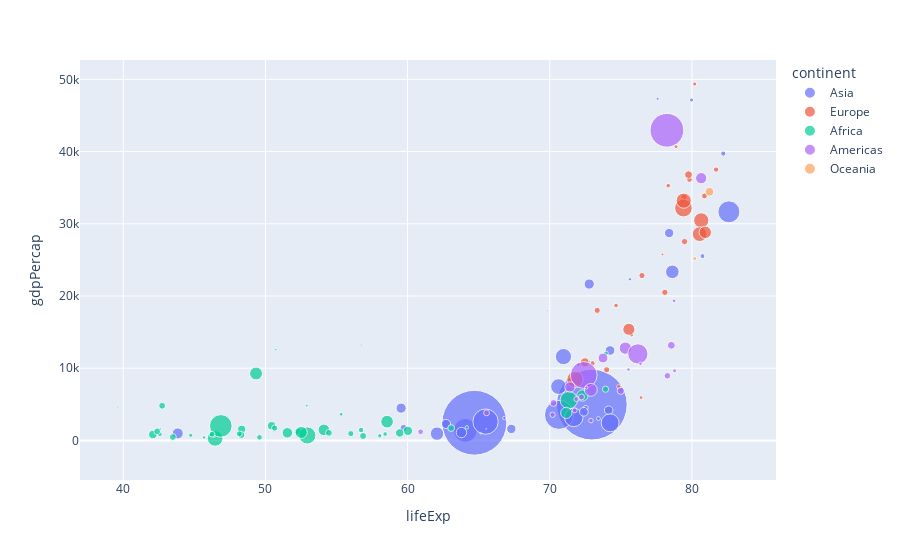

Here is the notebook cell this chart was saved with:
### Code cell
# plot life exp and gdp scatter plot -> continent as color -> pop as size -> hover name -> range_x/range_y -> log_x/log_y
px.scatter(temp_df, x='lifeExp', y='gdpPercap',color='continent',size='pop',size_max=50, hover_name='country')

### Figure 1 — Plotly figure (JSON) as saved in the notebook; plotly's stock layout.template omitted (floating-point values rounded to 4 significant figures)
{"data": [{"hovertemplate": "<b>%{hovertext}</b><br><br>continent=Asia<br>lifeExp=%{x}<br>gdpPercap=%{y}<br>pop=%{marker.size}<extra></extra>", "hovertext": ["Afghanistan", "Bahrain", "Bangladesh", "Cambodia", "China", "Hong Kong, China", "India", "Indonesia", "Iran", "Iraq", "Israel", "Japan", "Jordan", "Korea, Dem. Rep.", "Korea, Rep.", "Kuwait", "Lebanon", "Malaysia", "Mongolia", "Myanmar", "Nepal", "Oman", "Pakistan", "Philippines", "Saudi Arabia", "Singapore", "Sri Lanka", "Syria", "Taiwan", "Thailand", "Vietnam", "West Bank and Gaza", "Yemen, Rep."], "legendgroup": "Asia", "marker": {"color": "#636efa", "size": [31889923, 708573, 150448339, 14131858, 1318683096, 6980412, 1110396331, 223547000, 69453570, 27499638, 6426679, 127467972, 6053193, 23301725, 49044790, 2505559, 3921278, 24821286, 2874127, 47761980, 28901790, 3204897, 169270617, 91077287, 27601038, 4553009, 20378239, 19314747, 23174294, 65068149, 85262356, 4018332, 22211743], "sizemode": "area", "sizeref": 527500.0, "symbol": "circle"}, "mode": "markers", "name": "Asia", "orientation": "v", "showlegend": true, "type": "scatter", "x": [43.83, 75.64, 64.06, 59.72, 72.96, 82.21, 64.7, 70.65, 70.96, 59.55, 80.75, 82.6, 72.53, 67.3, 78.62, 77.59, 71.99, 74.24, 66.8, 62.07, 63.78, 75.64, 65.48, 71.69, 72.78, 79.97, 72.4, 74.14, 78.4, 70.62, 74.25, 73.42, 62.7], "xaxis": "x", "y": [974.6, 29800.0, 1391.0, 1714.0, 4959.0, 39720.0, 2452.0, 3541.0, 11610.0, 4471.0, 25520.0, 31660.0, 4519.0, 1593.0, 23350.0, 47310.0, 10460.0, 12450.0, 3096.0, 944, 1091.0, 22320.0, 2606.0, 3190.0, 21650.0, 47140.0, 3970.0, 4185.0, 28720.0, 7458.0, 2442.0, 3025.0, 2281.0], "yaxis": "y"}, {"hovertemplate": "<b>%{hovertext}</b><br><br>continent=Europe<br>lifeExp=%{x}<br>gdpPercap=%{y}<br>pop=%{marker.size}<extra></extra>", "hovertext": ["Albania", "Austria", "Belgium", "Bosnia and Herzegovina", "Bulgaria", "Croatia", "Czech Republic", "Denmark", "Finland", "France", "Germany", "Greece", "Hungary", "Iceland", "Ireland", "Italy", "Montenegro", "Netherlands", "Norway", "Poland", "Portugal", "Romania", "Serbia", "Slovak Republic", "Slovenia", "Spain", "Sweden", "Switzerland", "Turkey", "United Kingdom"], "legendgroup": "Europe", "marker": {"color": "#EF553B", "size": [3600523, 8199783, 10392226, 4552198, 7322858, 4493312, 10228744, 5468120, 5238460, 61083916, 82400996, 10706290, 9956108, 301931, 4109086, 58147733, 684736, 16570613, 4627926, 38518241, 10642836, 22276056, 10150265, 5447502, 2009245, 40448191, 9031088, 7554661, 71158647, 60776238], "sizemode": "area", "sizeref": 527500.0, "symbol": "circle"}, "mode": "markers", "name": "Europe", "orientation": "v", "showlegend": true, "type": "scatter", "x": [76.42, 79.83, 79.44, 74.85, 73.0, 75.75, 76.49, 78.33, 79.31, 80.66, 79.41, 79.48, 73.34, 81.76, 78.89, 80.55, 74.54, 79.76, 80.2, 75.56, 78.1, 72.48, 74.0, 74.66, 77.93, 80.94, 80.88, 81.7, 71.78, 79.42], "xaxis": "x", "y": [5937.0, 36130.0, 33690.0, 7446.0, 10680.0, 14620.0, 22830.0, 35280.0, 33210.0, 30470.0, 32170.0, 27540.0, 18010.0, 36180.0, 40680.0, 28570.0, 9254.0, 36800.0, 49360.0, 15390.0, 20510.0, 10810.0, 9787.0, 18680.0, 25770.0, 28820.0, 33860.0, 37510.0, 8458.0, 33200.0], "yaxis": "y"}, {"hovertemplate": "<b>%{hovertext}</b><br><br>continent=Africa<br>lifeExp=%{x}<br>gdpPercap=%{y}<br>pop=%{marker.size}<extra></extra>", "hovertext": ["Algeria", "Angola", "Benin", "Botswana", "Burkina Faso", "Burundi", "Cameroon", "Central African Republic", "Chad", "Comoros", "Congo, Dem. Rep.", "Congo, Rep.", "Cote d'Ivoire", "Djibouti", "Egypt", "Equatorial Guinea", "Eritrea", "Ethiopia", "Gabon", "Gambia", "Ghana", "Guinea", "Guinea-Bissau", "Kenya", "Lesotho", "Liberia", "Libya", "Madagascar", "Malawi", "Mali", "Mauritania", "Mauritius", "Morocco", "Mozambique", "Namibia", "Niger", "Nigeria", "Reunion", "Rwanda", "Sao Tome and Principe", "Senegal", "Sierra Leone", "Somalia", "South Africa", "Sudan", "Swaziland", "Tanzania", "Togo", "Tunisia", "Uganda", "Zambia", "Zimbabwe"], "legendgroup": "Africa", "marker": {"color": "#00cc96", "size": [33333216, 12420476, 8078314, 1639131, 14326203, 8390505, 17696293, 4369038, 10238807, 710960, 64606759, 3800610, 18013409, 496374, 80264543, 551201, 4906585, 76511887, 1454867, 1688359, 22873338, 9947814, 1472041, 35610177, 2012649, 3193942, 6036914, 19167654, 13327079, 12031795, 3270065, 1250882, 33757175, 19951656, 2055080, 12894865, 135031164, 798094, 8860588, 199579, 12267493, 6144562, 9118773, 43997828, 42292929, 1133066, 38139640, 5701579, 10276158, 29170398, 11746035, 12311143], "sizemode": "area", "sizeref": 527500.0, "symbol": "circle"}, "mode": "markers", "name": "Africa", "orientation": "v", "showlegend": true, "type": "scatter", "x": [72.3, 42.73, 56.73, 50.73, 52.3, 49.58, 50.43, 44.74, 50.65, 65.15, 46.46, 55.32, 48.33, 54.79, 71.34, 51.58, 58.04, 52.95, 56.73, 59.45, 60.02, 56.01, 46.39, 54.11, 42.59, 45.68, 73.95, 59.44, 48.3, 54.47, 64.16, 72.8, 71.16, 42.08, 52.91, 56.87, 46.86, 76.44, 46.24, 65.53, 63.06, 42.57, 48.16, 49.34, 58.56, 39.61, 52.52, 58.42, 73.92, 51.54, 42.38, 43.49], "xaxis": "x", "y": [6223.0, 4797.0, 1441.0, 12570.0, 1217.0, 430.1, 2042.0, 706.0, 1704.0, 986.1, 277.6, 3633.0, 1545.0, 2082.0, 5581.0, 12150.0, 641.4, 690.8, 13210.0, 752.7, 1328.0, 942.7, 579.2, 1463.0, 1569.0, 414.5, 12060.0, 1045.0, 759.3, 1043.0, 1803.0, 10960.0, 3820.0, 823.7, 4811.0, 619.7, 2014.0, 7670.0, 863.1, 1598.0, 1712.0, 862.5, 926.1, 9270.0, 2602.0, 4513.0, 1107.0, 883.0, 7093.0, 1056.0, 1271.0, 469.7], "yaxis": "y"}, {"hovertemplate": "<b>%{hovertext}</b><br><br>continent=Americas<br>lifeExp=%{x}<br>gdpPercap=%{y}<br>pop=%{marker.size}<extra></extra>", "hovertext": ["Argentina", "Bolivia", "Brazil", "Canada", "Chile", "Colombia", "Costa Rica", "Cuba", "Dominican Republic", "Ecuador", "El Salvador", "Guatemala", "Haiti", "Honduras", "Jamaica", "Mexico", "Nicaragua", "Panama", "Paraguay", "Peru", "Puerto Rico", "Trinidad and Tobago", "United States", "Uruguay", "Venezuela"], "legendgroup": "Americas", "marker": {"color": "#ab63fa", "size": [40301927, 9119152, 190010647, 33390141, 16284741, 44227550, 4133884, 11416987, 9319622, 13755680, 6939688, 12572928, 8502814, 7483763, 2780132, 108700891, 5675356, 3242173, 6667147, 28674757, 3942491, 1056608, 301139947, 3447496, 26084662], "sizemode": "area", "sizeref": 527500.0, "symbol": "circle"}, "mode": "markers", "name": "Americas", "orientation": "v", "showlegend": true, "type": "scatter", "x": [75.32, 65.55, 72.39, 80.65, 78.55, 72.89, 78.78, 78.27, 72.23, 74.99, 71.88, 70.26, 60.92, 70.2, 72.57, 76.19, 72.9, 75.54, 71.75, 71.42, 78.75, 69.82, 78.24, 76.38, 73.75], "xaxis": "x", "y": [12780.0, 3822.0, 9066.0, 36320.0, 13170.0, 7007.0, 9645.0, 8948.0, 6025.0, 6873.0, 5728.0, 5186.0, 1202.0, 3548.0, 7321.0, 11980.0, 2749.0, 9809.0, 4173.0, 7409.0, 19330.0, 18010.0, 42950.0, 10610.0, 11420.0], "yaxis": "y"}, {"hovertemplate": "<b>%{hovertext}</b><br><br>continent=Oceania<br>lifeExp=%{x}<br>gdpPercap=%{y}<br>pop=%{marker.size}<extra></extra>", "hovertext": ["Australia", "New Zealand"], "legendgroup": "Oceania", "marker": {"color": "#FFA15A", "size": [20434176, 4115771], "sizemode": "area", "sizeref": 527500.0, "symbol": "circle"}, "mode": "markers", "name": "Oceania", "orientation": "v", "showlegend": true, "type": "scatter", "x": [81.23, 80.2], "xaxis": "x", "y": [34440.0, 25190.0], "yaxis": "y"}], "layout": {"legend": {"itemsizing": "constant", "title": {"text": "continent"}, "tracegroupgap": 0}, "margin": {"t": 60}, "xaxis": {"anchor": "y", "domain": [0, 1], "title": {"text": "lifeExp"}}, "yaxis": {"anchor": "x", "domain": [0, 1], "title": {"text": "gdpPercap"}}}}
